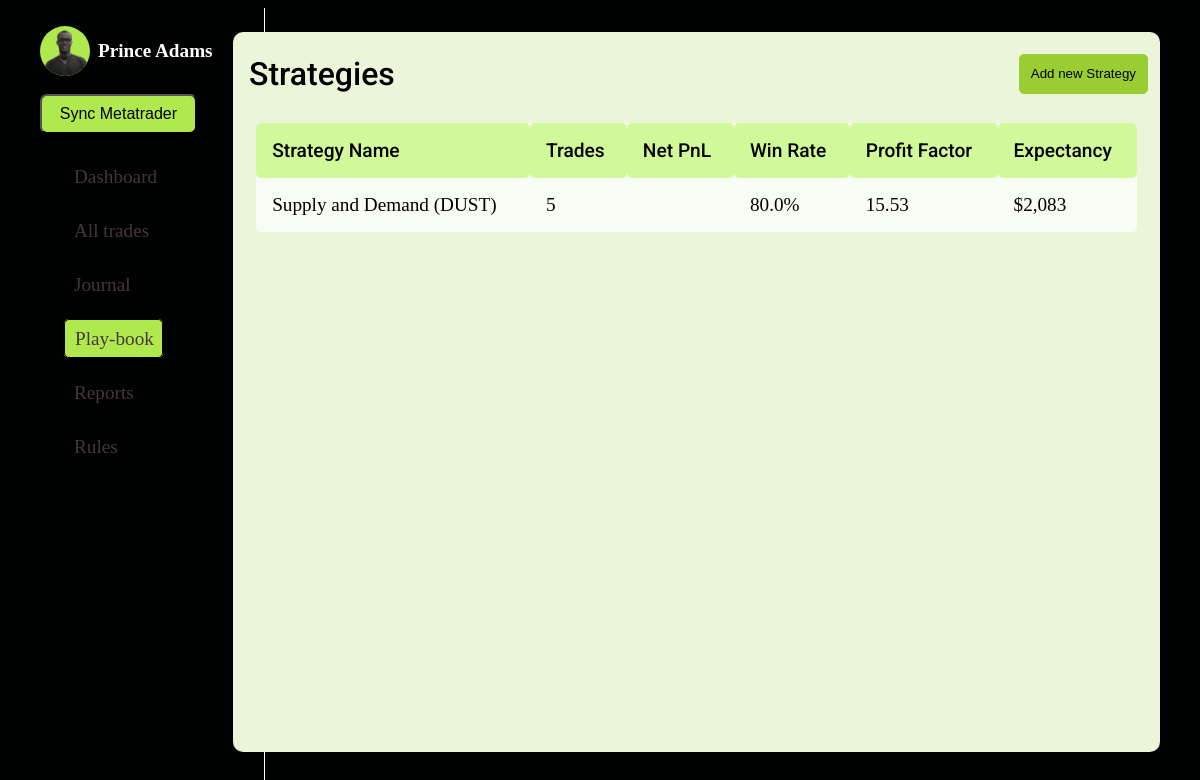
The page /playBook on the database its author committed.
### forexJournal/models.py (models this page shows, shortened)
class StrategyModel(models.Model):
    strategy_name = models.CharField(max_length=100)
    description = models.TextField()
    risk_reward_ratio = models.DecimalField(max_digits=5, decimal_places=2)
    win_rate = models.DecimalField(max_digits=5, decimal_places=2, blank=True, null=True)
    timeframe = models.CharField(max_length=50)
    indicators = models.CharField(max_length=200, blank=True, null=True)
    average_duration = models.DurationField(blank=True, null=True)
    backtesting_perfomance = models.TextField(blank=True, null=True)
    created_at = models.DateTimeField(auto_now_add=True)
    updated_at = models.DateTimeField(auto_now=True)
    risk_management = models.CharField(max_length=250, null=True, blank=True)
    rules_follow = models.CharField(max_length=500, null=True, blank=True)
    market_conditions = models.CharField(max_length=15, null=True, blank=True)
    entry_criteria = models.CharField(max_length=250, null=True, blank=True)
    exit_criteria = models.CharField(max_length=250, null=True, blank=True)
    dollar_value_risk = models.DecimalField(max_digits=5, decimal_places=2, null=True, blank=True)
    notes = models.TextField(blank=True, null=True)

### forexJournal/views.py (the view, shortened to what this page needs)
# urls.py: path("playBook", views.playBook, name="playBook"),
def playBook(request):
    strategies_with_trade_count = StrategyModel.objects.annotate(trade_count=Count('tradesmodel'),
        total_pnl=Sum('tradesmodel__profit_usd'),
        profitable_trade_count=Count('tradesmodel', filter=Q(tradesmodel__profit_usd__gt=0)),
        profitable_trades=Sum("tradesmodel__profit_usd", filter=Q(tradesmodel__profit_usd__gt=0)),
        losing_trades=Sum("tradesmodel__profit_usd", filter=Q(tradesmodel__profit_usd__lt=0)),
    )
    strategies = list(StrategyModel.objects.all().values())
    for strategy in strategies:
        matching_strategy = strategies_with_trade_count.get(id=strategy['id'])
        strategy['trade_count'] = matching_strategy.trade_count
        strategy['total_pnl'] = Money(matching_strategy.total_pnl or 0, "USD")
        strategy["win_rate"] = calculateWinRate(matching_strategy.profitable_trade_count, matching_strategy.trade_count)
        strategy["profit_factor"] = round(calculateProfitFactor(matching_strategy.profitable_trades, matching_strategy.losing_trades), 2)
    context = {
        "strategies": strategies,
    }
    return render(request, f"{PATH}/playBook.html", context)

### forexJournal/views.py (called while the page is built)
def calculateWinRate(profitableTrades, number_of_trades):
    return (profitableTrades / number_of_trades) * PERCENT

def calculateProfitFactor(profitable_value, losing_value):
    if losing_value != 0:
        return profitable_value / abs(losing_value)
    return "N/A"

### forexJournal/templates/forexJournal/playBook.html (shortened to what this page needs)
{% extends "base.html" %}
{% load static %}
{% block css_files %}
    <link rel="stylesheet" href="{% static 'forexJournal/playBook.css' %}">
{% endblock css_files %}
{% block content %}
    <main class="table">
        <section class="header-items">
            <h2>Strategies</h2>
            <button type="button" id="modalsss">Add new Strategy</button>
        </section>
        <section class="table-body">
            <table>
                <thead>
                    <tr>
                        <th>Strategy Name</th>
                        <th>Trades</th>
                        <th>Net PnL</th>
                        <th>Win Rate</th>
                        <th>Profit Factor</th>
                        <th>Expectancy</th>
                    </tr>
                </thead>
                <tbody>
                    {% for strategy in strategies %}
                        <tr>
                            <td>{{ strategy.strategy_name}}</td>
                            <td>{{ strategy.trade_count}}</td>
                            <td>{{ strategy.total_pnl }}</td>
                            <td>{{ strategy.win_rate }}%</td>
                            <td>{{ strategy.profit_factor}}</td>
                            <td>$2,083</td>
                        </tr>
                    {% endfor %}
                </tbody>
            </table>
        </section>
    </main>
{% endblock content %}

### forexJournal/static/forexJournal/playBook.css (style rules this page uses)
body { max-height: 100%; overflow: hidden; }
.header-items { width: 97%; display: flex; justify-content: space-between; padding: 0.8rem 1rem; height: 8%; align-items: center; }
.table-body { width: 95%; max-height: calc(89% - 1rem); background-color: #fffb; margin: .5rem auto; border-radius: 5px; overflow-y: auto; overflow-x: hidden; }
tbody td { font-size: 1.2rem; color: black; }
.header-items button { height: 2.5rem; padding: 0.7rem; border-radius: 5px; background: yellowgreen; border: 1px solid yellowgreen; transition: transform 0.3s ease; cursor: pointer; }
.header-items h2 { font-size: 2rem; font-family: "Roboto", sans-serif; font-weight: 500; font-style: normal; color: black; }
main.table { background-color: #eaf5d9; height: 90vh; width: 100%; margin-left: -2rem; border-radius: 10px; margin-top: 1.5rem; }
table { width: 100%; text-align: left; margin-right: 2rem; }
table, th, td { border-collapse: collapse; padding: 1rem; }
thead th { position: sticky; top: 0; left: 0; background: #d2f999; border-radius: 5px; font-size: 1.2rem; font-family: "Roboto", sans-serif; font-weight: 500; font-style: normal; color: black; }
::placeholder { color: #91918e; }

### static/base.css (style rules this page uses)
:root { --main-color:#000101; --divBack: hsl(207, 35%, 10%); --selectedColor: #B0E94E; --selectedColor2: #efef05; }
body { color: white; background: var(--main-color); height: 100vh; display: grid; grid-template-columns: 1fr 4fr ; }

### rows shown on the page
StrategyModel: strategy_name "Supply and Demand (DUST)", trade_count "5", win_rate "80.0", profit_factor "15.53"
